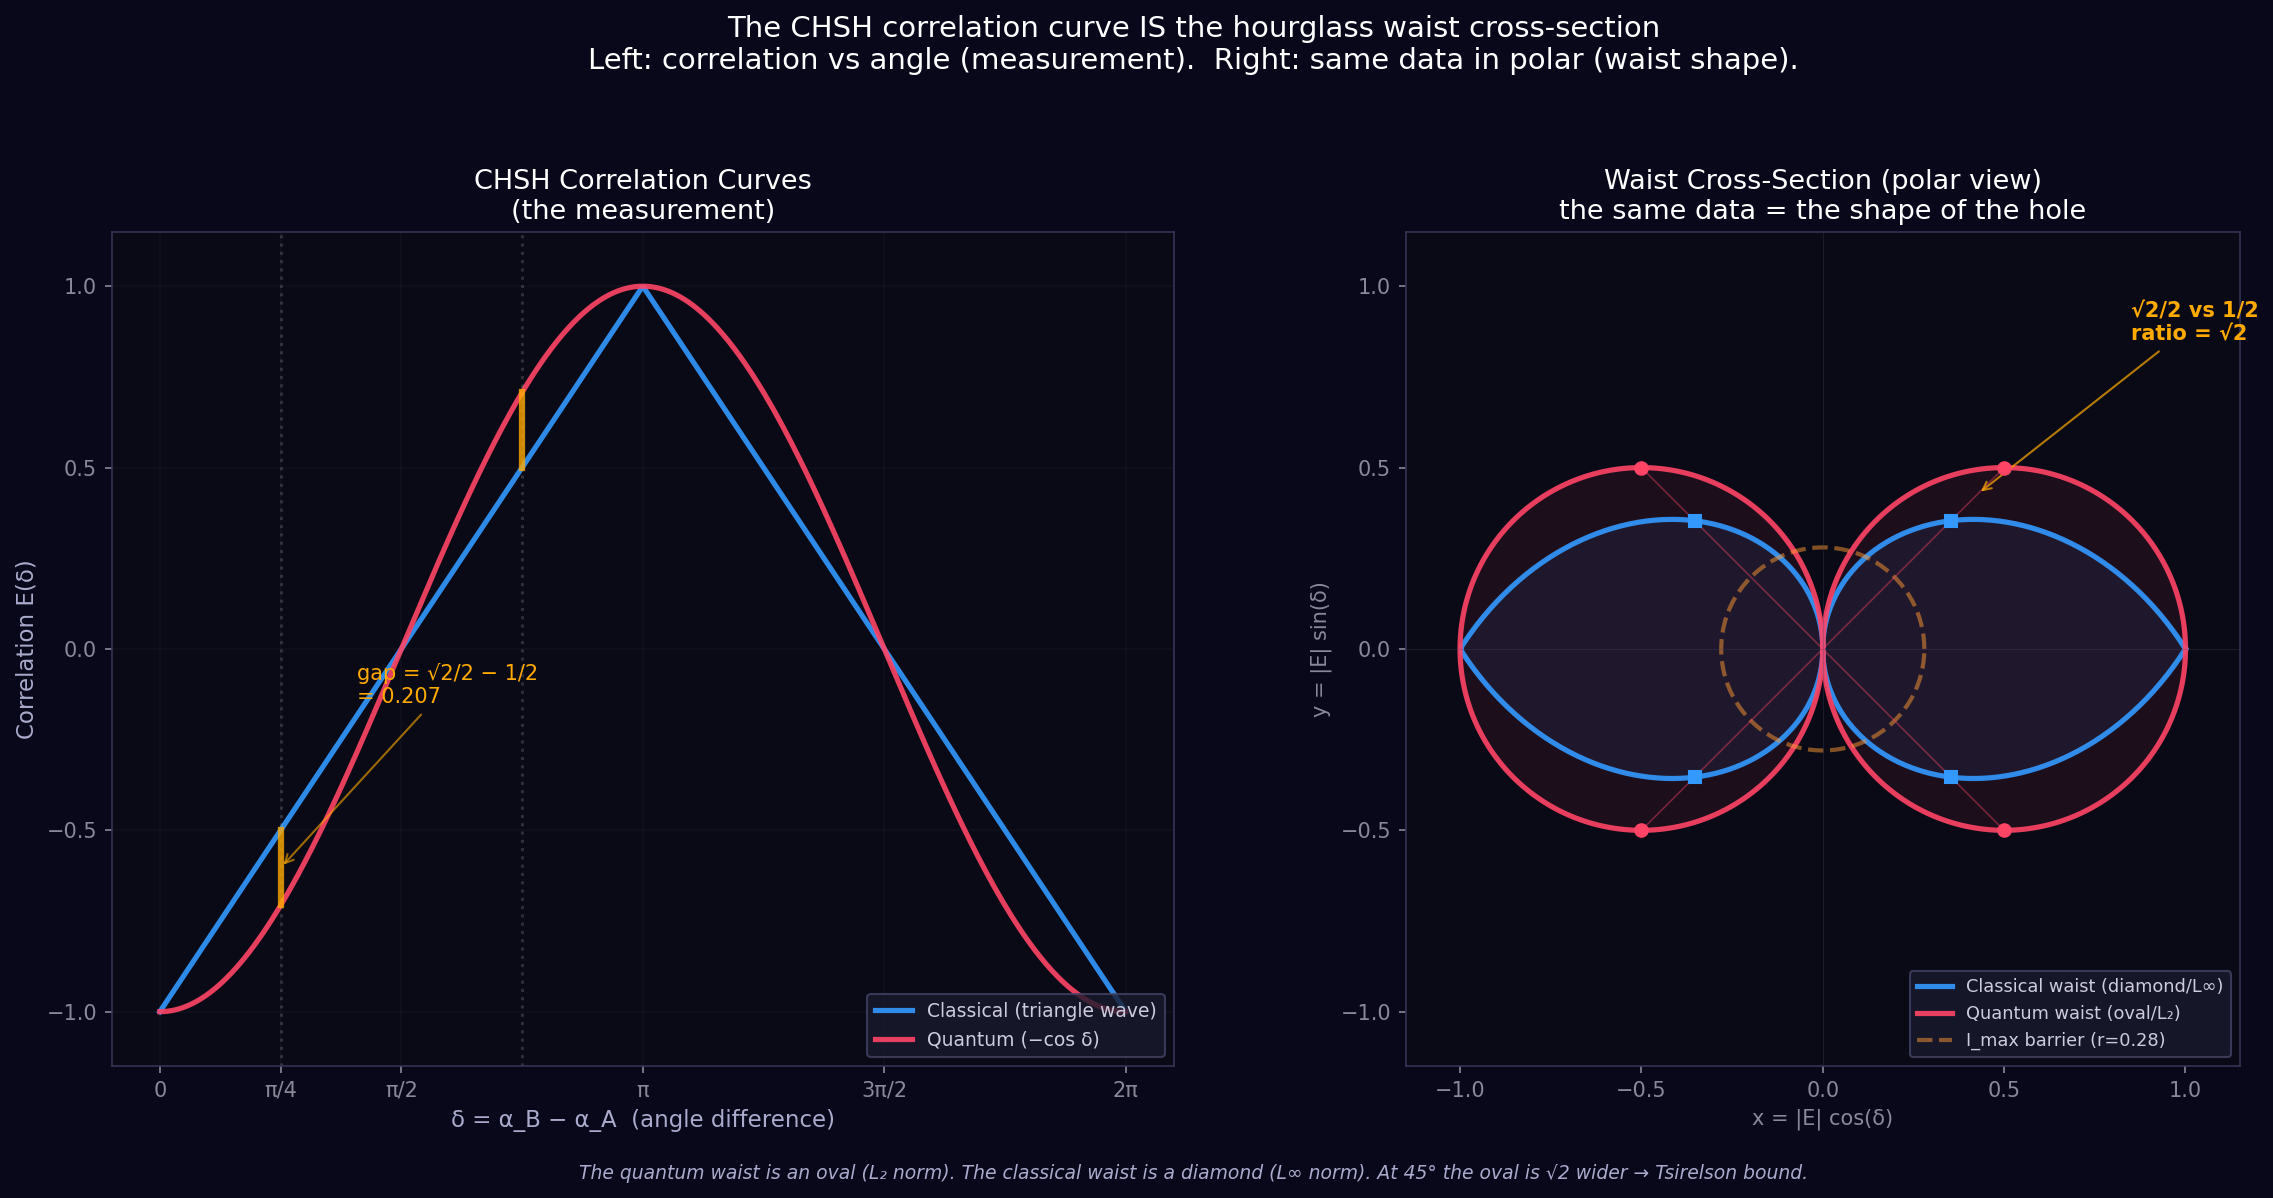

Source code (Python):
#!/usr/bin/env python3
"""
waist_tomography.py — The CHSH correlation curve IS the hourglass waist
cross-section, viewed from above.

Left panel: the correlation curves from Figure 1 (E vs δ)
Right panel: the SAME data plotted in polar coordinates = the waist shape

The quantum cosine traces a CIRCLE (L₂ norm ball).
The classical triangle traces a DIAMOND (L∞ norm ball).
The Tsirelson bound (√2 at 45°) is the geometric difference between them.
"""

import numpy as np
import matplotlib.pyplot as plt
import math


def main():
    fig, axes = plt.subplots(1, 2, figsize=(16, 8), facecolor='#08081a')

    delta = np.linspace(0, 2 * np.pi, 500)

    # Correlation functions
    E_quantum = -np.cos(delta)          # quantum singlet: -cos(δ)
    E_classical = np.where(             # classical Bell: triangle wave
        delta <= np.pi,
        -1 + 2 * delta / np.pi,
        3 - 2 * delta / np.pi
    )

    # =============================================
    # LEFT: Standard correlation plot (like Fig 1)
    # =============================================
    ax1 = axes[0]
    ax1.set_facecolor('#0a0a16')

    ax1.plot(delta, E_classical, color='#3399ff', linewidth=2.5,
             label='Classical (triangle wave)', alpha=0.9)
    ax1.plot(delta, E_quantum, color='#ff4466', linewidth=2.5,
             label='Quantum (−cos δ)', alpha=0.9)

    # Mark the CHSH-optimal angles
    for d in [np.pi/4, 3*np.pi/4]:
        ax1.axvline(x=d, color='#ffffff', alpha=0.15, linestyle=':')
        # Show the gap at π/4
        e_q = -np.cos(d)
        e_c = -1 + 2*d/np.pi
        ax1.plot([d, d], [e_c, e_q], color='#ffaa00', linewidth=3, alpha=0.8)

    ax1.annotate(f'gap = √2/2 − 1/2\n= {np.sqrt(2)/2 - 0.5:.3f}',
                 xy=(np.pi/4, (-np.cos(np.pi/4) + (-1+2*np.pi/4/np.pi))/2),
                 xytext=(np.pi/4 + 0.5, -0.15),
                 color='#ffaa00', fontsize=10,
                 arrowprops=dict(arrowstyle='->', color='#ffaa00', alpha=0.6))

    ax1.set_xlabel('δ = α_B − α_A  (angle difference)', color='#aaaacc', fontsize=11)
    ax1.set_ylabel('Correlation E(δ)', color='#aaaacc', fontsize=11)
    ax1.set_title('CHSH Correlation Curves\n(the measurement)',
                  color='white', fontsize=13)
    ax1.legend(loc='lower right', fontsize=9, facecolor='#1a1a2e',
               edgecolor='#444466', labelcolor='#ccccdd')
    ax1.set_xticks([0, np.pi/4, np.pi/2, np.pi, 3*np.pi/2, 2*np.pi])
    ax1.set_xticklabels(['0', 'π/4', 'π/2', 'π', '3π/2', '2π'],
                        color='#888899')
    ax1.set_yticks([-1, -0.5, 0, 0.5, 1])
    ax1.tick_params(colors='#888899')
    ax1.grid(True, alpha=0.1, color='#444466')
    ax1.set_ylim(-1.15, 1.15)
    for spine in ax1.spines.values():
        spine.set_edgecolor('#333355')

    # =============================================
    # RIGHT: Polar plot = waist cross-section
    # =============================================
    ax2 = axes[1]
    ax2.set_facecolor('#0a0a16')

    # Convert to polar: r = |E(δ)|, θ = δ
    r_quantum = np.abs(E_quantum)
    r_classical = np.abs(E_classical)

    # Plot in Cartesian from polar coords for better control
    x_q = r_quantum * np.cos(delta)
    y_q = r_quantum * np.sin(delta)
    x_c = r_classical * np.cos(delta)
    y_c = r_classical * np.sin(delta)

    # Fill the shapes
    ax2.fill(x_c, y_c, color='#3399ff', alpha=0.08)
    ax2.fill(x_q, y_q, color='#ff4466', alpha=0.08)

    # Draw the outlines
    ax2.plot(x_c, y_c, color='#3399ff', linewidth=2.5,
             label='Classical waist (diamond/L∞)', alpha=0.9)
    ax2.plot(x_q, y_q, color='#ff4466', linewidth=2.5,
             label='Quantum waist (oval/L₂)', alpha=0.9)

    # The orange waist ring from the hourglass (at scale)
    waist_r = 0.28
    th = np.linspace(0, 2*np.pi, 100)
    ax2.plot(waist_r * np.cos(th), waist_r * np.sin(th),
             color='#ff9933', linewidth=2, alpha=0.5, linestyle='--',
             label=f'I_max barrier (r={waist_r})')

    # Mark the measurement angles at π/4
    for angle in [np.pi/4, 3*np.pi/4, 5*np.pi/4, 7*np.pi/4]:
        r_q = abs(-np.cos(angle))
        r_c_val = abs(-1 + 2*angle/np.pi) if angle <= np.pi else abs(3 - 2*angle/np.pi)
        # Line from origin to quantum boundary
        ax2.plot([0, r_q * np.cos(angle)], [0, r_q * np.sin(angle)],
                 color='#ff4466', linewidth=0.8, alpha=0.4)
        # Gap marker
        ax2.plot(r_q * np.cos(angle), r_q * np.sin(angle),
                 'o', color='#ff4466', markersize=6, zorder=10)
        ax2.plot(r_c_val * np.cos(angle), r_c_val * np.sin(angle),
                 's', color='#3399ff', markersize=6, zorder=10)

    # Annotate the √2 gap at 45°
    angle_45 = np.pi / 4
    r_q_45 = abs(np.cos(angle_45))   # √2/2
    r_c_45 = 0.5                      # triangle at π/4
    mid_r = (r_q_45 + r_c_45) / 2
    ax2.annotate(
        f'√2/2 vs 1/2\nratio = √2',
        xy=(mid_r * np.cos(angle_45), mid_r * np.sin(angle_45)),
        xytext=(0.85, 0.85),
        color='#ffaa00', fontsize=10, fontweight='bold',
        arrowprops=dict(arrowstyle='->', color='#ffaa00', alpha=0.7))

    # Axis lines
    ax2.axhline(y=0, color='#444466', linewidth=0.5, alpha=0.3)
    ax2.axvline(x=0, color='#444466', linewidth=0.5, alpha=0.3)

    ax2.set_xlim(-1.15, 1.15)
    ax2.set_ylim(-1.15, 1.15)
    ax2.set_aspect('equal')
    ax2.set_title('Waist Cross-Section (polar view)\n'
                  'the same data = the shape of the hole',
                  color='white', fontsize=13)
    ax2.legend(loc='lower right', fontsize=8.5, facecolor='#1a1a2e',
               edgecolor='#444466', labelcolor='#ccccdd')
    ax2.set_xlabel('x = |E| cos(δ)', color='#888899', fontsize=10)
    ax2.set_ylabel('y = |E| sin(δ)', color='#888899', fontsize=10)
    ax2.tick_params(colors='#888899')
    for spine in ax2.spines.values():
        spine.set_edgecolor('#333355')

    # Title for the whole figure
    fig.suptitle(
        'The CHSH correlation curve IS the hourglass waist cross-section\n'
        'Left: correlation vs angle (measurement).  Right: same data in polar (waist shape).',
        color='white', fontsize=14, y=0.98)

    fig.text(0.5, 0.01,
             'The quantum waist is an oval (L₂ norm). '
             'The classical waist is a diamond (L∞ norm). '
             'At 45° the oval is √2 wider → Tsirelson bound.',
             color='#aaaacc', fontsize=9, ha='center', style='italic')

    plt.tight_layout(rect=[0, 0.03, 1, 0.94])

    out = '/Users/jeffbachand/www/JeffJS/Sources/JeffJS/Quantum/waist_tomography.png'
    plt.savefig(out, dpi=150, facecolor='#08081a', bbox_inches='tight')
    print(f'Saved {out}')


if __name__ == '__main__':
    main()
